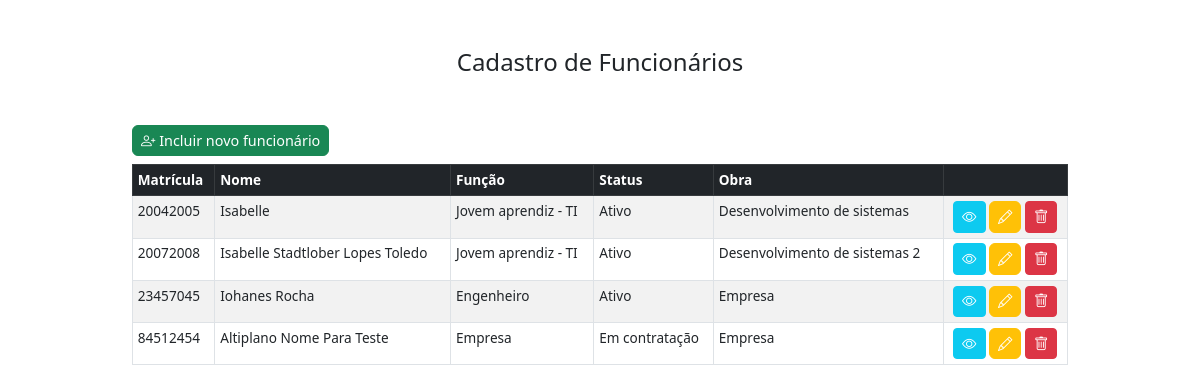
The page /listar/ on the database as committed earlier.
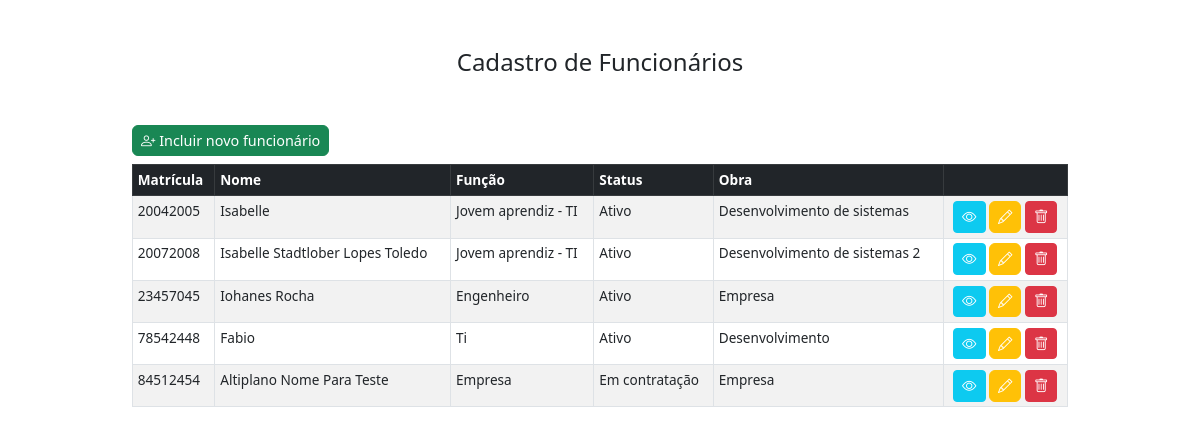
The same page on the database as committed later.
### core/models.py (models this page shows, shortened)
class Funcionario(models.Model):
    matricula = models.IntegerField('Matrícula', primary_key=True)
    nome = models.CharField(max_length=100, default='')
    funcao = models.CharField( max_length=100, verbose_name="Função", default='')
    status = models.CharField(max_length=2, choices=STATUS_CHOICES, default='A')
    obra = models.CharField(max_length=150, default='')

### core/views.py (the view)
# urls.py: path('listar/', views.ListFuncionario.as_view(), name='Listar'),
class ListFuncionario(ListView):
    template_name = 'index.html'
    model = Funcionario
    context_object_name = 'funcionarios'
    def get_context_data(self, **kwargs):
        context = super().get_context_data(**kwargs)
        context['form'] = FuncionarioForm()  # envia o formulário para o template
        return context

### core/templates/index.html (shortened to what this page needs)
{% extends 'base.html' %}
{% block content %}
<div class="container d-flex flex-column align-items-center mt-5">
    <div class="w-100 d-flex justify-content-between mb-2">
        <button class="btn btn-success" data-bs-toggle="modal" data-bs-target="#funcionarioModal"
            onclick="setCreateMode()">
            <i class="bi bi-person-plus"></i> Incluir novo funcionário
        </button>
    </div>
    <table class="table table-bordered table-striped">
        <thead class="table-dark">
            <tr>
                <th scope="col">Matrícula</th>
                <th scope="col">Nome</th>
                <th scope="col">Função</th>
                <th scope="col">Status</th>
                <th scope="col">Obra</th>
                <th></th>
            </tr>
        </thead>
        <tbody>
            {% for funcionario in funcionarios %}
            <tr>
                <td>{{ funcionario.matricula }}</td>
                <td>{{ funcionario.nome }}</td>
                <td>{{ funcionario.funcao }}</td>
                <td>{{ funcionario.get_status_display }}</td>
                <td>{{ funcionario.obra }}</td>
                <td class="text-center">
                    <button type="button" class="btn btn-sm btn-info text-white" data-bs-toggle="modal"
                        data-bs-target="#viewModal{{ funcionario.matricula }}">
                        <i class="bi bi-eye"></i>
                    </button>
                    <button class="btn btn-warning text-white" data-bs-toggle="modal" data-bs-target="#funcionarioModal"
                        onclick="setUpdateMode('{{ funcionario.matricula }}', '{{ funcionario.nome }}', '{{ funcionario.funcao }}', '{{ funcionario.status }}', '{{ funcionario.obra }}')">
                        <i class="bi bi-pencil"></i>
                    </button>
                    <button type="button" class="btn btn-sm btn-danger text-white" data-bs-toggle="modal"
                        data-bs-target="#deleteModal{{ funcionario.matricula }}">
                        <i class="bi bi-trash"></i>
                    </button>
                </td>
            </tr>
            {% empty %}
            <tr>
                <td colspan="5" class="text-center">Nenhum funcionário cadastrado.</td>
            </tr>
            {% endfor %}
        </tbody>
    </table>
</div>
{% endblock %}

### templates/base.html (shortened to what this page needs)
{% load static %}
<!DOCTYPE html>
<html lang="pt-br">
<head>
    <link href="https://cdn.jsdelivr.net/npm/bootstrap@5.3.0/dist/css/bootstrap.min.css" rel="stylesheet" />
    <link rel="stylesheet" href="https://cdn.jsdelivr.net/npm/bootstrap-icons@1.11.3/font/bootstrap-icons.min.css" />
</head>
<body>
    <div class="container mt-5">
        <h2 class="text-center">{% block header %}Cadastro de Funcionários{% endblock %}</h2>
    </div>
    {% block content %}{% endblock %}
</body>
</html>

### templates/base.html (style rules this page uses)
body { font-size: 0.9rem; }
h2 { font-size: 1.5rem; }
.form-control, .btn { padding: 0.25rem 0.5rem; font-size: 0.9rem; }
table th, table td { padding: 0.3rem !important; font-size: 0.85rem; }
.container { max-width: 960px; }

Rows that differ between the two databases and show on the page:
added Funcionario: matricula "78542448", nome "Fabio", funcao "Ti", status "Ativo", obra "Desenvolvimento"
